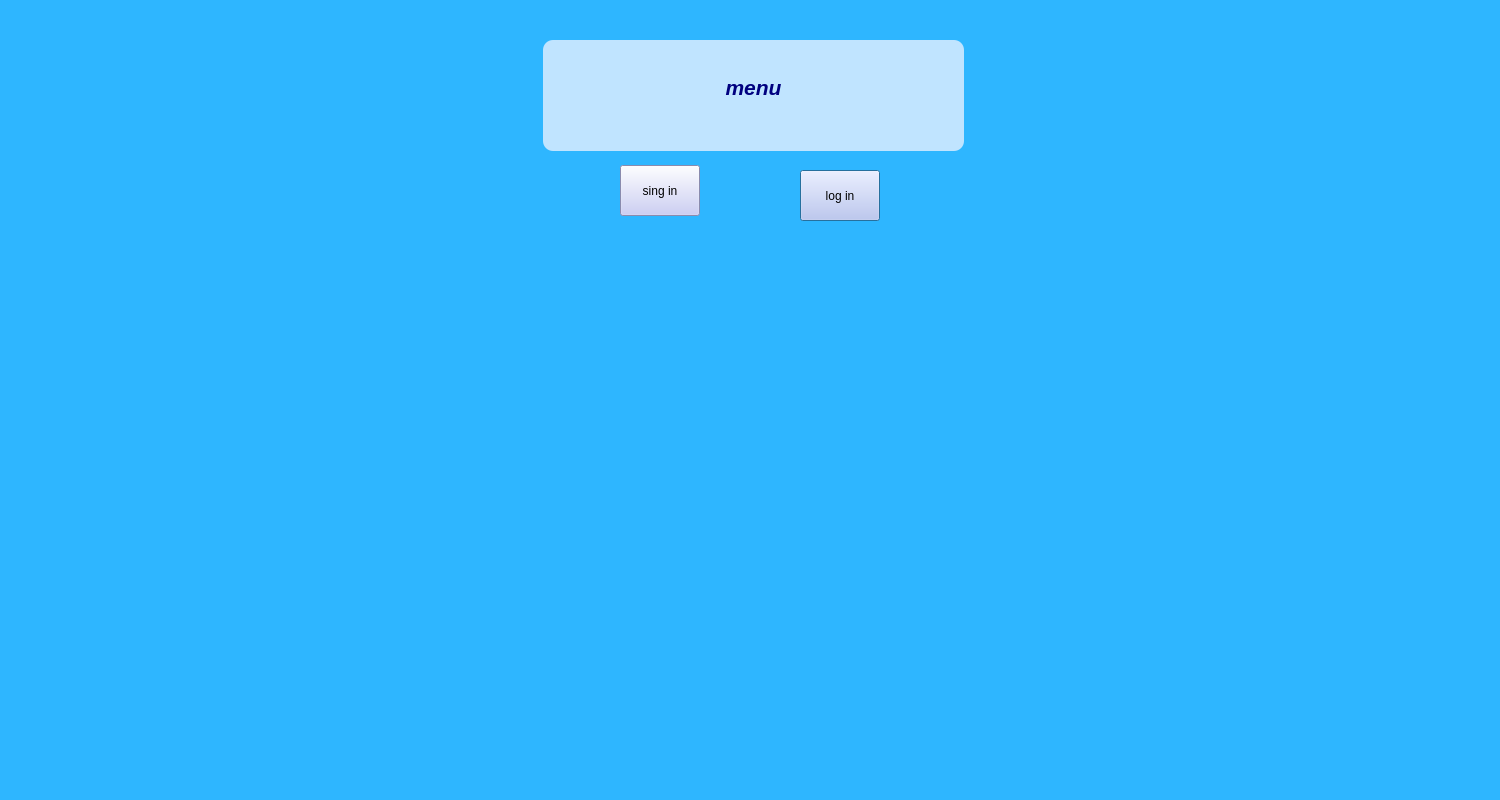
<?xml version="1.0" encoding="UTF-8"?>
<ui version="4.0">
 <class>menu</class>
 <widget class="QDialog" name="menu">
  <property name="geometry">
   <rect>
    <x>0</x>
    <y>0</y>
    <width>1500</width>
    <height>800</height>
   </rect>
  </property>
  <property name="windowTitle">
   <string>Dialog</string>
  </property>
  <property name="styleSheet">
   <string notr="true">background :rgb(46, 182, 255)</string>
  </property>
  <widget class="QTextEdit" name="textEdit">
   <property name="geometry">
    <rect>
     <x>543</x>
     <y>40</y>
     <width>421</width>
     <height>111</height>
    </rect>
   </property>
   <property name="styleSheet">
    <string notr="true">font: 20pt &quot;MS Shell Dlg 2&quot;;

border:2px light blue;
border-radius :10px;
padding :0 8px;
background :rgb(192, 228, 255)</string>
   </property>
   <property name="html">
    <string>&lt;!DOCTYPE HTML PUBLIC &quot;-//W3C//DTD HTML 4.0//EN&quot; &quot;http://www.w3.org/TR/REC-html40/strict.dtd&quot;&gt;
&lt;html&gt;&lt;head&gt;&lt;meta name=&quot;qrichtext&quot; content=&quot;1&quot; /&gt;&lt;style type=&quot;text/css&quot;&gt;
p, li { white-space: pre-wrap; }
&lt;/style&gt;&lt;/head&gt;&lt;body style=&quot; font-family:'MS Shell Dlg 2'; font-size:20pt; font-weight:400; font-style:normal;&quot;&gt;
&lt;p align=&quot;center&quot; style=&quot;-qt-paragraph-type:empty; margin-top:0px; margin-bottom:0px; margin-left:0px; margin-right:0px; -qt-block-indent:0; text-indent:0px;&quot;&gt;&lt;br /&gt;&lt;/p&gt;
&lt;p align=&quot;center&quot; style=&quot; margin-top:0px; margin-bottom:0px; margin-left:0px; margin-right:0px; -qt-block-indent:0; text-indent:0px;&quot;&gt;&lt;span style=&quot; font-size:16pt; font-weight:600; font-style:italic; color:#00007f;&quot;&gt;menu&lt;/span&gt;&lt;/p&gt;&lt;/body&gt;&lt;/html&gt;</string>
   </property>
  </widget>
  <widget class="QPushButton" name="pushButton">
   <property name="geometry">
    <rect>
     <x>800</x>
     <y>170</y>
     <width>80</width>
     <height>51</height>
    </rect>
   </property>
   <property name="styleSheet">
    <string notr="true">background-color: rgb(193, 195, 244);</string>
   </property>
   <property name="text">
    <string>log in</string>
   </property>
  </widget>
  <widget class="QPushButton" name="pushButton_2">
   <property name="geometry">
    <rect>
     <x>620</x>
     <y>165</y>
     <width>80</width>
     <height>51</height>
    </rect>
   </property>
   <property name="styleSheet">
    <string notr="true">background-color: rgb(193, 195, 244);</string>
   </property>
   <property name="text">
    <string>sing in</string>
   </property>
  </widget>
 </widget>
 <resources/>
 <connections/>
</ui>
